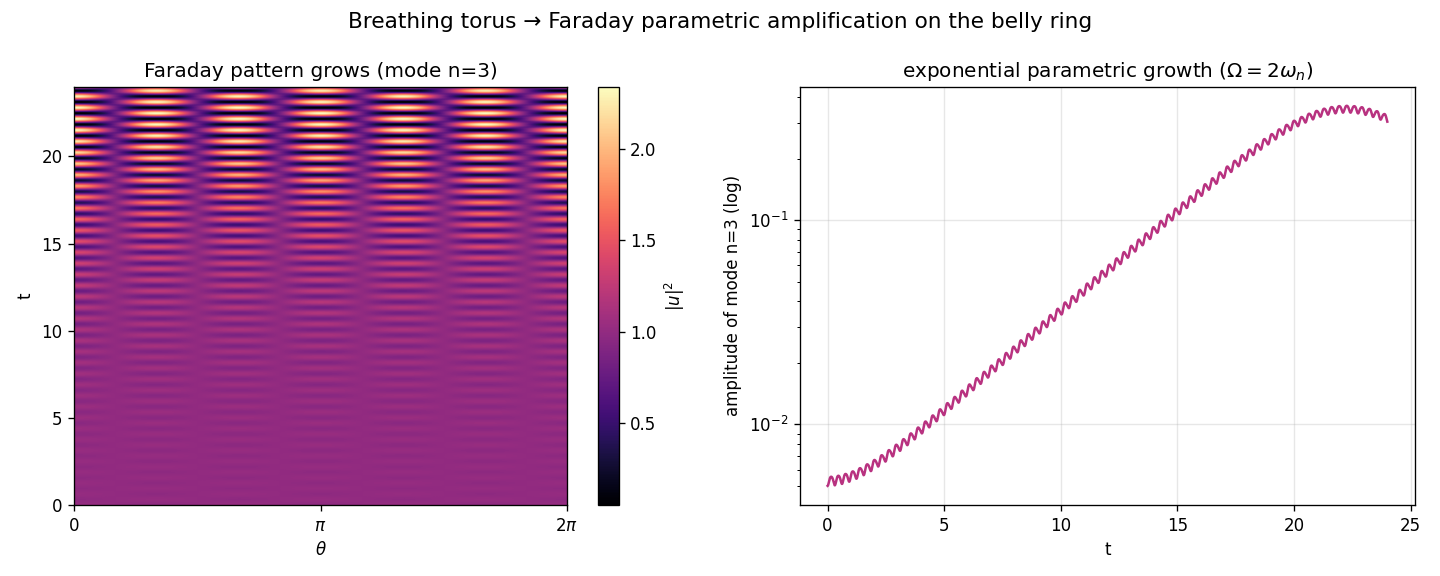

Recreate this plot in Python.
"""
Direction 5: a time-dependent metric drives parametric (Faraday) amplification.

Periodically modulating the geometry modulates the effective coupling on the
belly ring, g(t)=g0(1+delta cos Omega t). Driving near twice a Bogoliubov
frequency (Omega ~ 2 omega_n) makes that density mode grow exponentially from
noise -- Faraday waves. (A breathing torus is the same parametric structure; the
analogous monotonic expansion is the NLS analogue of cosmological particle
production.)
"""
import numpy as np
import matplotlib
matplotlib.use("Agg")
import matplotlib.pyplot as plt

OUT = "/home/thorax/nls_lumpy_torus"
Nth = 512
th = np.linspace(0, 2 * np.pi, Nth, endpoint=False)
n = np.fft.fftfreq(Nth, d=1.0 / Nth)
rng = np.random.default_rng(1)

a = 1.0                                   # uniform background amplitude
g0, delta = 1.0, 0.5                      # defocusing background, modulation depth
nres = 3
omega = nres * np.sqrt(nres ** 2 + 2 * g0 * a ** 2)   # Bogoliubov freq of mode n
Omega = 2 * omega                          # parametric resonance
T, Nt = 24.0, 12000
dt = T / Nt
u = a * (1 + 0.01 * np.cos(nres * th)) + 1e-4 * (rng.standard_normal(Nth) + 1j * rng.standard_normal(Nth))

carpet = np.empty((Nt // 20, Nth)); amp3 = []; times = []; ci = 0
Lh = np.exp(-1j * n ** 2 * dt / 2)         # i u_t = -u_thth
for i in range(Nt):
    t = i * dt
    g = g0 * (1 + delta * np.cos(Omega * t))
    u = np.fft.ifft(Lh * np.fft.fft(u))
    u = u * np.exp(-1j * g * np.abs(u) ** 2 * dt)
    u = np.fft.ifft(Lh * np.fft.fft(u))
    if i % 20 == 0:
        carpet[ci] = np.abs(u) ** 2; ci += 1
    uk = np.fft.fft(u) / Nth
    amp3.append(np.abs(uk[nres])); times.append(t)
carpet = carpet[:ci]
amp3 = np.array(amp3); times = np.array(times)

fig, ax = plt.subplots(1, 2, figsize=(12, 4.8))
im = ax[0].imshow(carpet, origin="lower", aspect="auto", cmap="magma",
                  extent=[0, 2 * np.pi, 0, T], vmax=carpet.max())
ax[0].set_xlabel(r"$\theta$"); ax[0].set_ylabel("t")
ax[0].set_xticks([0, np.pi, 2 * np.pi]); ax[0].set_xticklabels(["0", r"$\pi$", r"$2\pi$"])
ax[0].set_title(f"Faraday pattern grows (mode n={nres})")
fig.colorbar(im, ax=ax[0], label=r"$|u|^2$")
ax[1].semilogy(times, amp3 + 1e-12, color="#b83280")
ax[1].set_xlabel("t"); ax[1].set_ylabel(f"amplitude of mode n={nres} (log)")
ax[1].set_title(r"exponential parametric growth ($\Omega=2\omega_n$)"); ax[1].grid(alpha=0.3)
fig.suptitle("Breathing torus → Faraday parametric amplification on the belly ring", fontsize=13)
fig.tight_layout(); fig.savefig(f"{OUT}/faraday.png", dpi=120)
print(f"wrote faraday.png  (mode {nres}: {amp3[0]:.1e} -> {amp3.max():.1e})")
